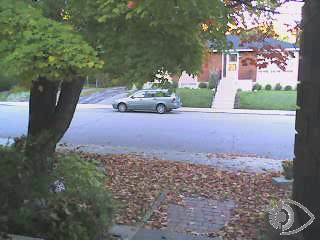
#> input picture frame 11 of videos/bike.avi, 320 x 240 px, given in place of vtest.avi, which was not available
$ python OpencvDemo084.py
#> lines starting #> are read from the running program, lines starting #| are printed output that depends on the picture; pictures that were not available may be replaced by others from this repository, and a replacement may not be noted
#!/usr/bin/env python3
#coding = utf-8

import logging
import numpy as np
import cv2 as cv

# 视频分析—移动对象的KLT光流跟踪算法
def OpencvDemo084():
    logging.basicConfig(level=logging.DEBUG)

    capture = cv.VideoCapture("videos/vtest.avi")
    if not capture.isOpened():
        logging.error("could not read a video file!")
        return cv.Error.StsError

    ret, src = capture.read()
#> src is the input picture: shape (240, 320, 3); mean B, G, R 117.9, 119.1, 115
    if not ret:
        logging.error("could not read a frame!")
        return cv.Error.StsError

    # detector parameters
    featuresParams = dict(maxCorners = 100, qualityLevel = 0.01, minDistance = 10, blockSize=3)

    # detecting corners
    old_gray = cv.cvtColor(src, cv.COLOR_BGR2GRAY)
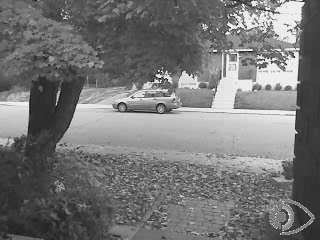
#> old_gray: shape (240, 320); min 0, max 255, mean 117.7
    old_pts = cv.goodFeaturesToTrack(old_gray, **featuresParams)
#> old_pts = 100 rows, first 8: [271, 62], [294, 57], [303, 3], [189, 75], [242, 4], [158, 70], [259, 68], [296, 132]

    winName = "Lucas-Kanade optical flow tracking"
    cv.namedWindow(winName, cv.WINDOW_AUTOSIZE)
    result = None

    while True:
        ret, src = capture.read()
        if not ret:
            break

        c = cv.waitKey(50)
#> (key Esc is pressed here)

        dst = np.copy(src)

        gray = cv.cvtColor(src, cv.COLOR_BGR2GRAY)

        # tracker parameters
        flowParams = dict(winSize=(31, 31), maxLevel=3, criteria=(cv.TERM_CRITERIA_COUNT | cv.TERM_CRITERIA_EPS, 30, 0.01))

        # calculating an optical flow for a sparse feature set using the iterative Lucas-Kanade method with pyramids
        if len(old_pts) > 0:
            pts, status, _ = cv.calcOpticalFlowPyrLK(old_gray, gray, old_pts, None, **flowParams)
#> pts = 100 rows, first 8: [271, 62], [294, 56.99], [303, 3.01], [189, 75], [242, 4.02], [158, 70], [259, 68], [296, 132]; status = 100 values from 1 to 1

        for i, (old_pt, pt) in enumerate(zip(old_pts, pts)):
            # drawing circles around feature points and lines on their optical flows
            if status[i]:
                x0, y0 = np.int32(old_pt[0])
                x, y = np.int32(pt[0])
                b = np.random.randint(0, 256)
                g = np.random.randint(0, 256)
                r = np.random.randint(0, 256)
                cv.circle(dst, (x, y), 3, (int(b), int(g), int(r)), cv.FILLED)
                cv.line(dst, (x0, y0), (x, y), (int(b), int(g), int(r)), 2)
#> this loop made 100 passes
#> (pt, x0, y0, x, y, b, g, r) on passes 2, 3, 5, 14, 17, 30, 31, 32, 38, 45, 47, 50: ([[294, 56.99]], 294, 57, 294, 56, 192, 67, 251), ([[303, 3.01]], 303, 3, 302, 3, 195, 103, 9), ([[242, 4.02]], 242, 4, 241, 4, 36, 87, 70), ([[214, 88.99]], 214, 89, 214, 88, 192, 82, 99), ([[253, 5.01]], 253, 5, 252, 5, 142, 167, 32), ([[216, 50.01]], 216, 50, 216, 50, 57, 35, 102), ([[278, 1.99]], 278, 2, 277, 1, 119, 11, 174), ([[174, 98.99]], 174, 99, 174, 98, 82, 91, 128), ([[280, 50.99]], 280, 51, 280, 50, 204, 100, 180), ([[225, 5.01]], 225, 5, 224, 5, 197, 94, 0), ([[226, 50.01]], 226, 50, 226, 50, 162, 48, 93), ([[55.01, 105]], 55, 105, 55, 104, 149, 201, 127)
#> (x0, y0, x, y, b, g, r) on passes 1, 4, 6, 7, 8, 9: (271, 62, 271, 62, 172, 47, 117), (189, 75, 188, 75, 211, 21, 242), (158, 70, 158, 69, 216, 88, 140), (259, 68, 259, 68, 58, 193, 230), (296, 132, 295, 132, 39, 87, 174), (286, 64, 286, 63, 88, 81, 165)
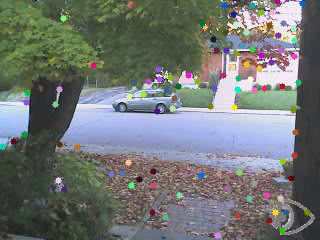
#> dst: shape (240, 320, 3); mean B, G, R 116.9, 118.4, 114.2

        # detecting feature points
        old_pts = cv.goodFeaturesToTrack(gray, **featuresParams)
#> old_pts = 100 rows, first 8: [294, 57], [303, 3], [271, 62], [189, 75], [158, 70], [242, 4], [259, 68], [296, 132]

        pts = None

        # updating old gray image
        old_gray = gray

        h, w, ch = src.shape
#> h = 240; w = 320; ch = 3
        if result is None:
            result = np.zeros([h, w * 2, ch], dtype=src.dtype)
        result[0 : h, 0 : w, :] = src
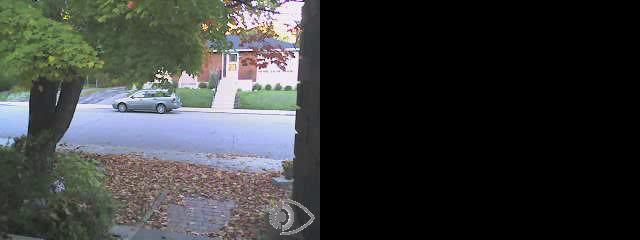
#> result: shape (240, 640, 3); mean B, G, R 58.8, 59.5, 57.4
        result[0 : h, w : w * 2, :] = dst
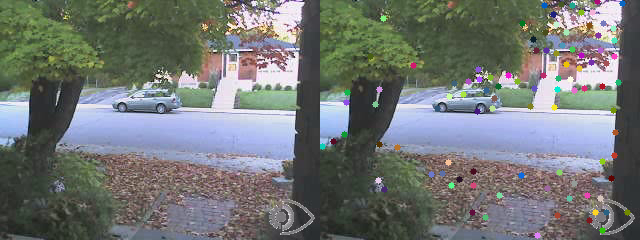
#> result: shape (240, 640, 3); mean B, G, R 117.3, 118.7, 114.5
        cv.putText(result, "original frame", (10, 30), cv.FONT_ITALIC, 1.0, (0, 0, 255), 1)
        cv.putText(result, "processed frame", (w + 10, 30), cv.FONT_ITALIC, 1.0, (0, 0, 255), 1)
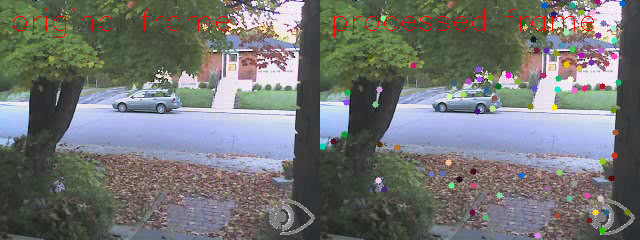
#> result: shape (240, 640, 3); mean B, G, R 116.8, 118, 115.6
        cv.imshow(winName, result)

        if c == 27: # ESC
            break

    cv.waitKey(0)

    cv.destroyAllWindows()

    return cv.Error.StsOk

if __name__ == "__main__":
    OpencvDemo084()

# end of file

$ run again, starting later in the video
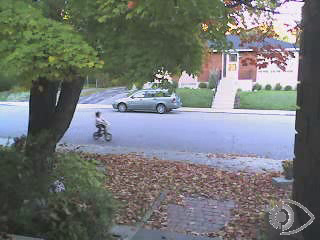
#> input picture frame 53 of videos/bike.avi, 320 x 240 px, given in place of vtest.avi, which was not available
#> in OpencvDemo084, src is the input picture: shape (240, 320, 3); mean B, G, R 117.3, 118.6, 114.8
#> in OpencvDemo084, `old_pts = cv.goodFeaturesToTrack(old_gray, **featuresParams)`: old_pts = 100 rows, first 8: [271, 62], [294, 57], [303, 3], [164, 77], [242, 4], [189, 75], [296, 132], [259, 68]
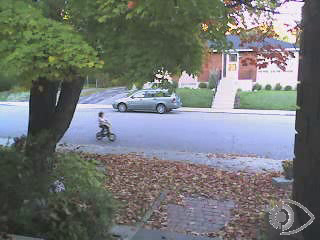
#> input picture frame 54 of videos/bike.avi, 320 x 240 px, given in place of vtest.avi, which was not available
#> in OpencvDemo084, src is the input picture: shape (240, 320, 3); mean B, G, R 117.2, 118.6, 114.7
#> pts = 100 rows, first 8: [271, 62], [294, 57], [303, 3], [164, 77.01], [242, 4], [189, 75.01], [296, 132], [259, 68]; status = 100 values from 1 to 1
#> the loop in OpencvDemo084, `for i, (old_pt, pt) in enumerate(zip(old_pts, pts)):` made 100 passes
#> (pt, x0, y0, x, y, b, g, r) on passes 4, 6, 10, 16, 20, 22, 28, 30: ([[164, 77.01]], 164, 77, 163, 77, 211, 21, 242), ([[189, 75.01]], 189, 75, 189, 75, 216, 88, 140), ([[268, 12.01]], 268, 12, 268, 12, 25, 77, 72), ([[153, 81.01]], 153, 81, 152, 81, 29, 147, 147), ([[253, 5.02]], 253, 5, 253, 5, 202, 244, 151), ([[299, 82.01]], 299, 82, 299, 82, 114, 183, 28), ([[225, 4.99]], 225, 5, 224, 4, 31, 120, 1), ([[100.8, 113.1]], 98, 113, 100, 113, 57, 35, 102)
#> in OpencvDemo084, `old_pts = cv.goodFeaturesToTrack(gray, **featuresParams)`: old_pts = 100 rows, first 8: [294, 57], [271, 62], [303, 3], [155, 79], [189, 75], [242, 4], [286, 64], [296, 132]
#> in OpencvDemo084, `cv.putText(result, "processed frame", (w + 10, 30), cv.FONT_ITALIC, 1...`:
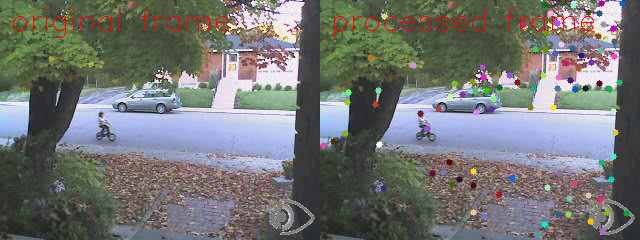
#> result: shape (240, 640, 3); mean B, G, R 116.2, 117.6, 115.5

$ run again, starting later in the video
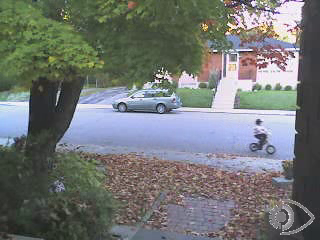
#> input picture frame 95 of videos/bike.avi, 320 x 240 px, given in place of vtest.avi, which was not available
#> in OpencvDemo084, src is the input picture: shape (240, 320, 3); mean B, G, R 116.8, 118.3, 114.7
#> in OpencvDemo084, `old_pts = cv.goodFeaturesToTrack(old_gray, **featuresParams)`: old_pts = 100 rows, first 8: [294, 57], [271, 62], [303, 3], [242, 4], [156, 75], [189, 75], [259, 68], [286, 64]
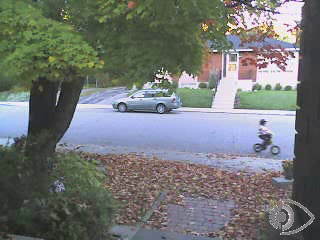
#> input picture frame 96 of videos/bike.avi, 320 x 240 px, given in place of vtest.avi, which was not available
#> in OpencvDemo084, src is the input picture: shape (240, 320, 3); mean B, G, R 116.6, 118.3, 114.5
#> pts = 100 rows, first 8: [294, 57.02], [271, 62.01], [303, 3.02], [242, 4.01], [156, 75.01], [189, 75], [259, 68], [286, 64.01]; status = 100 values from 1 to 1
#> the loop in OpencvDemo084, `for i, (old_pt, pt) in enumerate(zip(old_pts, pts)):` made 100 passes
#> (pt, x0, y0, x, y, b, g, r) on passes 1, 2, 3, 4, 5, 8, 10, 14: ([[294, 57.02]], 294, 57, 294, 57, 172, 47, 117), ([[271, 62.01]], 271, 62, 271, 62, 192, 67, 251), ([[303, 3.02]], 303, 3, 302, 3, 195, 103, 9), ([[242, 4.01]], 242, 4, 242, 4, 211, 21, 242), ([[156, 75.01]], 156, 75, 156, 75, 36, 87, 70), ([[286, 64.01]], 286, 64, 286, 64, 39, 87, 174), ([[253, 5.01]], 253, 5, 252, 5, 25, 77, 72), ([[228, 23.01]], 228, 23, 228, 23, 192, 82, 99)
#> in OpencvDemo084, `old_pts = cv.goodFeaturesToTrack(gray, **featuresParams)`: old_pts = 100 rows, first 8: [271, 62], [294, 57], [303, 3], [242, 4], [156, 74], [189, 75], [259, 68], [286, 64]
#> in OpencvDemo084, `cv.putText(result, "processed frame", (w + 10, 30), cv.FONT_ITALIC, 1...`:
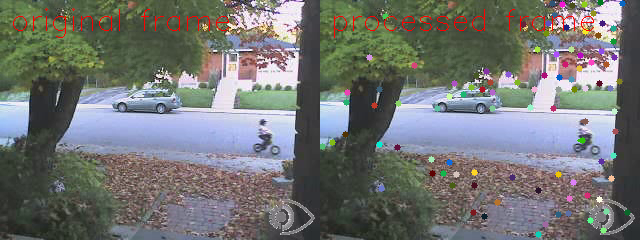
#> result: shape (240, 640, 3); mean B, G, R 115.6, 117.2, 115.2
